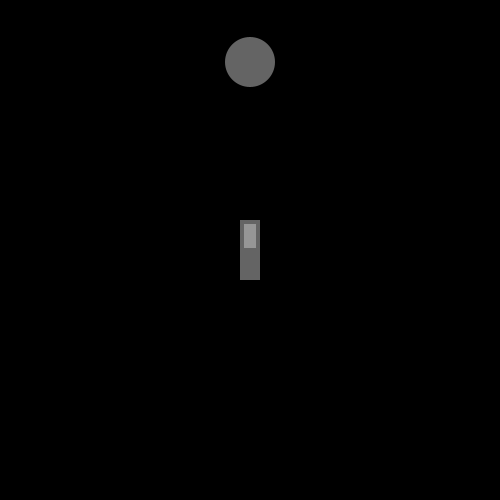
Frame 1 (no input)
Frame 60 (the mouse pressed at the canvas centre just before this capture): identical to frame 1, image omitted
Frame 120 (the mouse held since frame 60 and released just before this capture): identical to frame 1, image omitted

The Processing sketch that drew this single still picture (run headless with seeded random() and noise(); from frame 60 on, the mouse is pressed at the canvas centre):

// Processing sketch: light_on_button_0504
// ── light_on_button_0504.pde
boolean lightOn = false;
boolean mouseLoc = false;

void setup(){
  size(500,500);
  background(0);
  noStroke();
}

void draw(){
  rectMode(CENTER);
  
  if (lightOn == true){
    background(180);
    fill(255,237,0);
    ellipse(width/2, height/8, 50, 50);
    
    fill(200);
    rect(width/2, height/2, 20,60);
    fill(255);
    rect(width/2, height/2+14, 12,24); 
  } else if (lightOn == false) {
    background(0);
    fill(100);
    ellipse(width/2, height/8, 50, 50);
    
    fill(100);
    rect(width/2, height/2, 20,60);
    fill(150);
    rect(width/2, height/2-14, 12,24); 
  }
 
}

void mouseClicked(){
  if (mouseX > (width/2-10) && mouseX < (width/2+10) && mouseY > (height/2-30) && mouseY < (height/2+30)){
    mouseLoc = true;
  } else {
    mouseLoc = false;
  }
  
  if (lightOn == false && mouseLoc == true){
    lightOn = true;
  } else if (lightOn == true && mouseLoc == true) {
    lightOn = false;
  }
}
